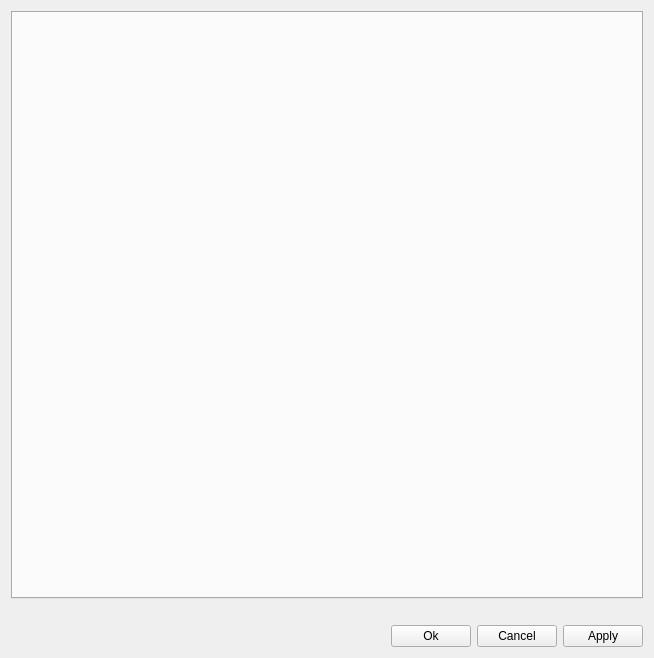
<?xml version="1.0" encoding="UTF-8"?>
<ui version="4.0">
 <class>COptionsDialog</class>
 <widget class="QWidget" name="COptionsDialog">
  <property name="geometry">
   <rect>
    <x>0</x>
    <y>0</y>
    <width>654</width>
    <height>658</height>
   </rect>
  </property>
  <property name="windowTitle">
   <string>Options</string>
  </property>
  <layout class="QGridLayout" name="gridLayout">
   <item row="2" column="3">
    <widget class="QPushButton" name="m_pApply">
     <property name="text">
      <string>Apply</string>
     </property>
    </widget>
   </item>
   <item row="2" column="2">
    <widget class="QPushButton" name="m_pCancel">
     <property name="text">
      <string>Cancel</string>
     </property>
    </widget>
   </item>
   <item row="2" column="1">
    <widget class="QPushButton" name="m_pOk">
     <property name="text">
      <string>Ok</string>
     </property>
    </widget>
   </item>
   <item row="2" column="0">
    <spacer name="horizontalSpacer">
     <property name="orientation">
      <enum>Qt::Horizontal</enum>
     </property>
     <property name="sizeHint" stdset="0">
      <size>
       <width>40</width>
       <height>20</height>
      </size>
     </property>
    </spacer>
   </item>
   <item row="0" column="0" colspan="4">
    <widget class="QTabWidget" name="m_pTabs">
     <property name="currentIndex">
      <number>-1</number>
     </property>
    </widget>
   </item>
   <item row="1" column="0" colspan="4">
    <widget class="QLabel" name="m_pMessageLabel">
     <property name="styleSheet">
      <string notr="true">QLabel { color: red; }</string>
     </property>
     <property name="text">
      <string/>
     </property>
    </widget>
   </item>
  </layout>
 </widget>
 <resources/>
 <connections/>
</ui>
